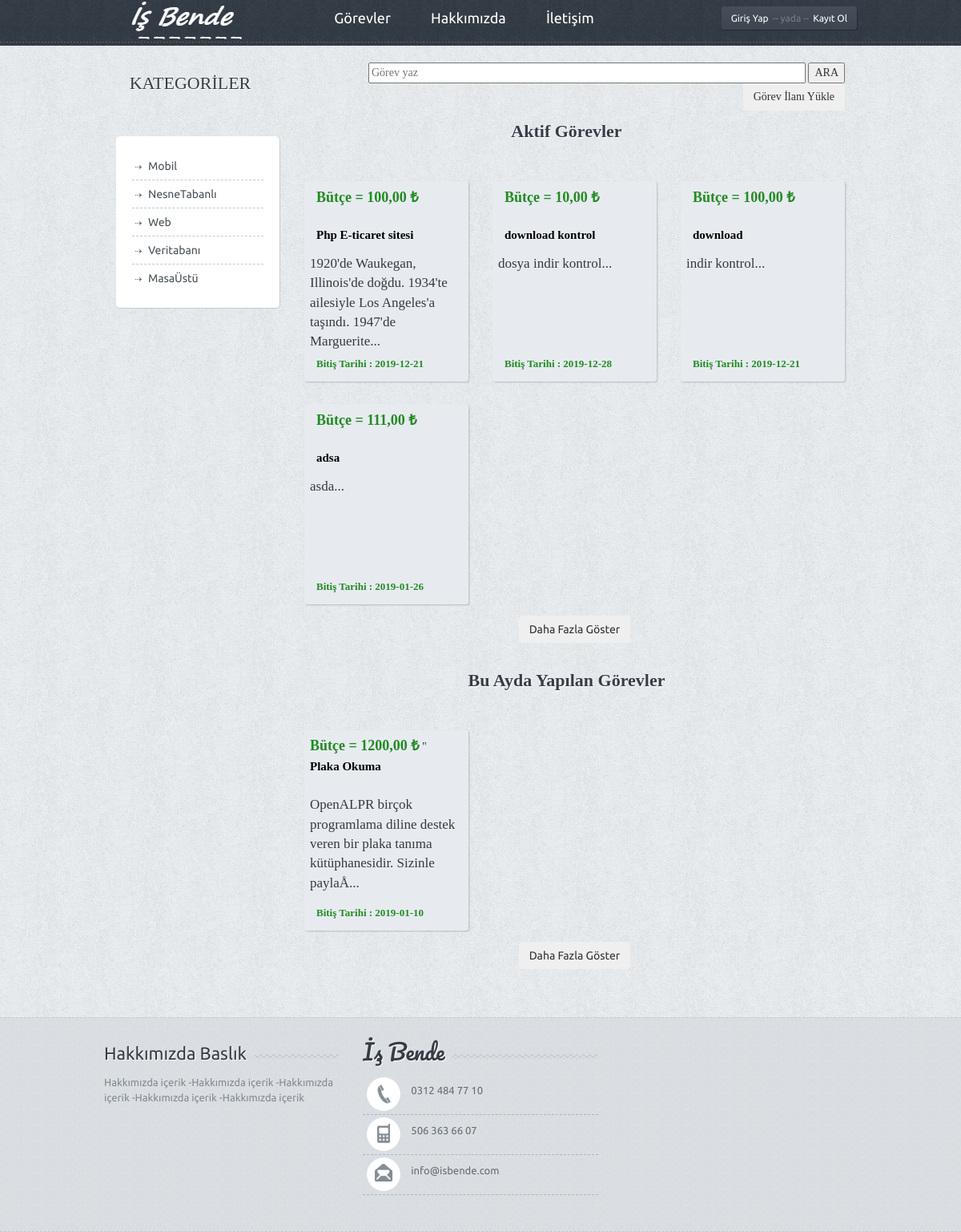
Screenshot of /gorevler.php with the database file from the repository.
### tables this page shows
CREATE TABLE `kategori` (
  `kategori_id` smallint(9) NOT NULL,
  `kategori_ad` varchar(25) NOT NULL
);

CREATE TABLE `gorev` (
  `gorev_id` smallint(9) NOT NULL,
  `veren_id` int(9) NOT NULL,
  `yapan_id` int(9) NOT NULL DEFAULT '0',
  `gorev_kategori` varchar(20) DEFAULT NULL,
  `gorev_baslik` varchar(100) DEFAULT NULL,
  `gorev_detay` varchar(300) DEFAULT NULL,
  `gorev_il` varchar(20) DEFAULT NULL,
  `gorev_ek` varchar(250) DEFAULT NULL,
  `gorev_basTarih` datetime DEFAULT CURRENT_TIMESTAMP,
  `gorev_bitTarih` date DEFAULT NULL,
  `gorev_butce` smallint(9) DEFAULT NULL,
  `gorev_yetenek` varchar(50) DEFAULT NULL,
  `puandurumu` bit(1) NOT NULL DEFAULT b'0',
  `teslimalindi` bit(1) NOT NULL DEFAULT b'0',
  `teslimedildi` bit(1) NOT NULL DEFAULT b'0'
);

CREATE TABLE `hakkimizda` (
  `hakkimizda_id` int(11) NOT NULL,
  `hakkimizda_baslik` varchar(250) NOT NULL,
  `hakkimizda_icerik` text NOT NULL,
  `hakkimizda_vizyon` varchar(500) NOT NULL,
  `hakkimizda_misyon` varchar(500) NOT NULL
);

CREATE TABLE `ayar` (
  `ayar_id` int(11) NOT NULL,
  `ayar_logo` varchar(250) NOT NULL,
  `ayar_baslik` varchar(250) NOT NULL,
  `ayar_aciklama` varchar(250) NOT NULL,
  `ayar_keywords` varchar(50) NOT NULL,
  `ayar_yazar` varchar(50) NOT NULL,
  `ayar_tel` varchar(50) NOT NULL,
  `ayar_gsm` varchar(50) NOT NULL,
  `ayar_faks` varchar(50) NOT NULL,
  `ayar_mail` varchar(50) NOT NULL,
  `ayar_ilce` varchar(50) NOT NULL,
  `ayar_il` varchar(50) NOT NULL,
  `ayar_adres` varchar(250) NOT NULL,
  `ayar_mesai` varchar(250) NOT NULL,
  `ayar_maps` varchar(250) NOT NULL,
  `ayar_analystic` varchar(50) NOT NULL,
  `ayar_zopim` varchar(250) NOT NULL,
  `ayar_facebook` varchar(50) NOT NULL,
  `ayar_twitter` varchar(50) NOT NULL,
  `ayar_youtube` varchar(50) NOT NULL,
  `ayar_smtphost` varchar(50) NOT NULL,
  `ayar_smtpuser` varchar(50) NOT NULL,
  `ayar_smtppassword` varchar(50) NOT NULL,
  `ayar_smtpport` varchar(50) NOT NULL,
  `ayar_bakim` enum('0','1') NOT NULL DEFAULT '1'
);

### gorevler.php (the view, shortened to what this page needs)
<?php
include 'header.php';
if (isset($_GET['sef'])) {
date_default_timezone_set('Europe/Istanbul');
$tarih1= date('Y-m-d');
$kategorigorevsor=$db->prepare("SELECT * FROM kategori where kategori_id=:id ");
$kategorigorevsor->execute(array(
'id' => $_GET['sef']
));
$kategorgorevicek=$kategorigorevsor->fetch(PDO::FETCH_ASSOC);
$kategori_ad=$kategorgorevicek['kategori_id'];
$gorevkategorisorbastar=$db->prepare("SELECT * FROM gorev where gorev_kategori=:gorev_kategori and gorev_bitTarih >=:tarih and yapan_id=0 ");
$gorevkategorisorbastar->execute(array(
'gorev_kategori' => $kategori_ad,
'tarih'=> $tarih1
));
$gorevkategorisorbittar=$db->prepare("SELECT * FROM gorev where gorev_kategori=:gorev_kategori and gorev_bitTarih <=:tarih ");
$gorevkategorisorbittar->execute(array(
'gorev_kategori' => $kategori_ad,
'tarih'=> $tarih1
));
}
else{
$tarih= date('Y-m-d');
$gorevkategorisorbastar=$db->prepare("SELECT * FROM gorev where gorev_bitTarih >=:tarih and yapan_id=0 ");
$gorevkategorisorbastar->execute(array(
'tarih'=> $tarih
));
$gorevkategorisorbittar=$db->prepare("SELECT * FROM gorev where gorev_bitTarih <=:tarih ");
$gorevkategorisorbittar->execute(array(
'tarih'=> $tarih
));
}
?>
<div class="container">
<div class="row">
<div class="col-md-12">
<div class="col-md-3">
<div class="title" style="">
<font face="Times New Roman">
<center><br>
<div class="title">KATEGORİLER</div></center></font>
</div>
<div class="categorybox">
<ul>
<?php
while($kategoricek=$kategorisor->fetch(PDO::FETCH_ASSOC))
{?>
<li class="lastone"><a href="gorevler-<?=($kategoricek["kategori_id"])?>"><?php echo  $kategoricek['kategori_ad'] ?></a></li>
<?php
}
?>
</ul>
</div>
</div>
<div id="task-container" class="col-lg-9">
<div class="col-md-auto p-2 bg-c2 align-self-center">
<p align="right">
<font face="Times New Roman">
<br>
<input type="text" placeholder="Görev yaz" size="65">
<input type="submit" value="ARA">
<button class="btn btn-c2" href="/gorev/yukle" style="font-weight: "><i class="fas fa-thumbtack" ></i> Görev İlanı Yükle</button></font>
</p>
</div>
<div class="title" style="">
<font face="Times New Roman">
<center>
<div class="title"><b>Aktif Görevler</b></div></center></font>
<br>
</div>
<div class="row prdct">
<?php
while($gorevkategoricekbastar=$gorevkategorisorbastar->fetch(PDO::FETCH_ASSOC))
{?>
<div class="col-md-4">
<div class="productwrapg">
<font face="Times New Roman">
<span class="smalltitle21" ><a href="teklif.php?id=<?php echo $gorevkategoricekbastar['gorev_id']?>" style="color:ForestGreen;font-size:18px;font-weight: bold;" >Bütçe = <?php echo  $gorevkategoricekbastar['gorev_butce'] ?>,00 ₺</a> </span></font>
<font face="Times New Roman">
<span class="smalltitle21"><a href="teklif.php?id=<?php echo $gorevkategoricekbastar['gorev_id']?>" style="font-weight: bold;font-size:15px;color: black"><br><?php echo  $gorevkategoricekbastar['gorev_baslik'] ?></a> </span></font>
<font face="Times New Roman">
<span ;class="smalltitle21"><a  href="teklif.php?id=<?php echo $gorevkategoricekbastar['gorev_id']?>"style="font-size:17px;color:#343a40"><br><?php echo  substr($gorevkategoricekbastar['gorev_detay'] , 0, 100)?>...</a> </span></font>
<font face="Times New Roman">
<span class="smalltitle21" ><a href="teklif.php?id=<?php echo $gorevkategoricekbastar['gorev_id']?>" style="color:ForestGreen;font-size:13px;font-weight: bold;position: absolute;bottom:10%;" >Bitiş Tarihi :  <?php echo  $gorevkategoricekbastar['gorev_bitTarih'] ?></a> </span></font>
</div>
</div>
<?php
}
?>
</div>
<div class="row">
<div class="col-lg-12 text-center">
<button class="btn btn-light border border-dark" data-len="6" data-loadmore="/ajax/loadmore/finishedtask" data-target="#finish-task-list-container" data-page="2">Daha Fazla Göster</button>
</div>
</div>
<div class="title" style="">
<font face="Times New Roman">
<center>
<div class="title"><br> <b>Bu Ayda Yapılan Görevler</b></div></center></font>
<br>
</div>
<div class="row prdct">
<?php
while($gorevkategoricekbittar=$gorevkategorisorbittar->fetch(PDO::FETCH_ASSOC))
{?>
<div class="col-md-4">
<div class="productwrapg">
<font face="Times New Roman">
<span ;class="smalltitle21" ><a  style="color:ForestGreen;font-size:18px;font-weight: bold;" >Bütçe = <?php echo  $gorevkategoricekbittar['gorev_butce'] ?>,00 ₺</a> </span></font>
<font face="Times New Roman">
<span ;class="smalltitle21">"<a  style="font-weight: bold;font-size:15px;color: black"><br><?php echo  $gorevkategoricekbittar['gorev_baslik'] ?></a> </span></font>
<font face="Times New Roman">
<span ;class="smalltitle21"><a  style="font-size:17px;color:#343a40"><br><br><?php echo  substr($gorevkategoricekbittar['gorev_detay'] , 0, 100)?>...</a> </span></font>
<font face="Times New Roman">
<span class="smalltitle21" ><a  style="color:ForestGreen;font-size:13px;font-weight: bold;position: absolute;bottom:10%;" >Bitiş Tarihi :  <?php echo  $gorevkategoricekbittar['gorev_bitTarih'] ?></a> </span></font>
</div>
</div>
<?php
}
?>
</div>
<div class="row">
<div class="col-lg-12 text-center">
<button class="btn btn-light border border-dark" data-len="6" data-loadmore="/ajax/loadmore/finishedtask" data-target="#finish-task-list-container" data-page="2">Daha Fazla Göster</button>
</div>
</div>
</div>
<div class="spacer"></div>
</div>
</div>
</div>
<br>
<br>
<br>
<?php include 'footer.php'; ?>

### footer.php (shortened to what this page needs)
<div class="f-widget">
		<div class="container">
			<div class="row">
				<div class="col-md-4">
					<div class="title-widget-bg">
						<div class="title-widget"><?php echo $hakkimizdacek['hakkimizda_baslik']; ?></div>
					</div>
					<div class="newsletter">
						<p>
							<?php echo $hakkimizdacek['hakkimizda_icerik']; ?>
						</p>
					</div>
				</div>
				<div class="col-md-4">
					<div class="title-widget-bg">
						<div class="title-widget-cursive">İş Bende</div>
					</div>
					<ul class="contact-widget">
						<li class="fphone"> <?php echo  $ayarcek['ayar_tel'] ?></li>
						<li class="fmobile"> <?php echo $ayarcek['ayar_gsm'] ?></li>
						<li class="fmail lastone"> <?php echo $ayarcek['ayar_mail'] ?></li>
					</ul>
				</div>
			</div>
			<div class="spacer"></div>
		</div>
	</div>
	</div>
  </body>
</html>

### style.css (style rules this page uses)
html,body { background:url(images/bodybg.png) repeat; font-family:'Ubuntu', railway, arial, sans-serif; margin:0; padding:0; font-size:14px; }
.container { max-width:980px; padding:0 20px; }
.spacer { height:45px; width:100%; }
.title { font-size:22px; color:#363d47; text-shadow:1px 1px 1px #FFF; font-weight:normal; top: -17px; padding-right:10px; }
.productwrapg { width: 200px; height: 250px; background:#e7ebf0; width:100%; padding:7px 7px 150px 7px; border-radius:3px; box-shadow:1px 1px 2px rgba(0,0,0, .2); margin:14px 0; }
.smalltitle21 { color:#303740; text-decoration:none; font-size:15px; display: block; font-weight:800; width: 200px; height: 25px; margin-left:0px; margin-top:5px; }
.smalltitle21 a { color:#000; text-decoration:none; }
.categorybox { background:#FFF; border-right:1px solid #c2cbd2; border-bottom:1px solid #c2cbd2; border-radius:5px; margin-top:50px; padding:20px; }
.categorybox ul { list-style:none; margin:0; padding:0; }
.categorybox ul li { border-bottom:1px dashed #c2cbd3; line-height:30px; background:url(images/libg.png) no-repeat 0 1px; text-indent:20px; padding-top:2px; padding-bottom:2px; }
.categorybox ul li:last-child { border-bottom:none; }
.categorybox ul li a { color:#495258; text-decoration:none; }
.categorybox ul li { clear:both; }
.smalltitle21 { font-size: 13px; line-height: 16px; padding-left: 8px; text-align: left; display: block; }
.f-widget { width:100%; background:url(images/f-bg.png); height:auto !important; border-top:1px dashed #c2cbd3; border-bottom:1px dashed #c2cbd3; max-width:100%; }
.title-widget-bg { max-width:100%; height:6px; background: url(images/shizzle-dark.png) repeat-x; position:relative; margin-top:45px; margin-bottom:20px; }
.title-widget-bg > div { display:inline-block; position:absolute; background: url(images/f-bg.png); }
.title-widget { font-size:22px; color:#363d47; text-shadow:1px 1px 1px #FFF; font-weight:normal; top: -17px; padding-right:10px; }
.title-widget-cursive { font-size:27px; color:#363d47; text-shadow:1px 1px 1px #FFF; font-weight:normal; top: -22px; padding-right:10px; font-family: 'Pacifico', cursive; }
.newsletter { color:#838b91; font-size:13px; }
.contact-widget { list-style:none; margin:0; padding:0; }
.contact-widget li { color:#666e73; min-height:50px; padding-top:10px; padding-bottom:10px; border-bottom:1px dashed #AFB7BF; padding-left:60px; font-size:13px; }
.fphone { background:url(images/iconphone.png) no-repeat 0 center transparent; }
.fmail { background:url(images/iconmail.png) no-repeat 0 center transparent; }
.fmobile { background:url(images/iconmobile.png) no-repeat 0 center transparent; }

### rows the page displays
kategori: kategori_ad "Mobil"
kategori: kategori_ad "NesneTabanlı"
kategori: kategori_ad "Web"
kategori: kategori_ad "Veritabanı"
kategori: kategori_ad "MasaÜstü"
gorev: gorev_butce "100", gorev_baslik "Php E-ticaret sitesi", gorev_detay "1920'de Waukegan, Illinois'de doğdu. 1934'te ailesiyle Los Angeles'a taşındı. 1947'de Marguerite", gorev_bitTarih "2019-12-21"
gorev: gorev_butce "10", gorev_baslik "download kontrol", gorev_detay "dosya indir kontrol", gorev_bitTarih "2019-12-28"
gorev: gorev_butce "100", gorev_baslik "download", gorev_detay "indir kontrol", gorev_bitTarih "2019-12-21"
gorev: gorev_butce "111", gorev_baslik "adsa", gorev_detay "asda", gorev_bitTarih "2019-01-26"
gorev: gorev_butce "1200", gorev_baslik "Plaka Okuma", gorev_detay "OpenALPR birçok programlama diline destek veren bir plaka tanıma kütüphanesidir. Sizinle paylaÅ", gorev_bitTarih "2019-01-10"
hakkimizda: hakkimizda_baslik "Hakkımızda Baslık", hakkimizda_icerik "Hakkımızda içerik -Hakkımızda içerik -Hakkımızda içerik -Hakkımızda içerik -Hakkımızda içerik"
ayar: ayar_tel "0312 484 77 10", ayar_gsm "506 363 66 07", ayar_mail "info@isbende.com"
